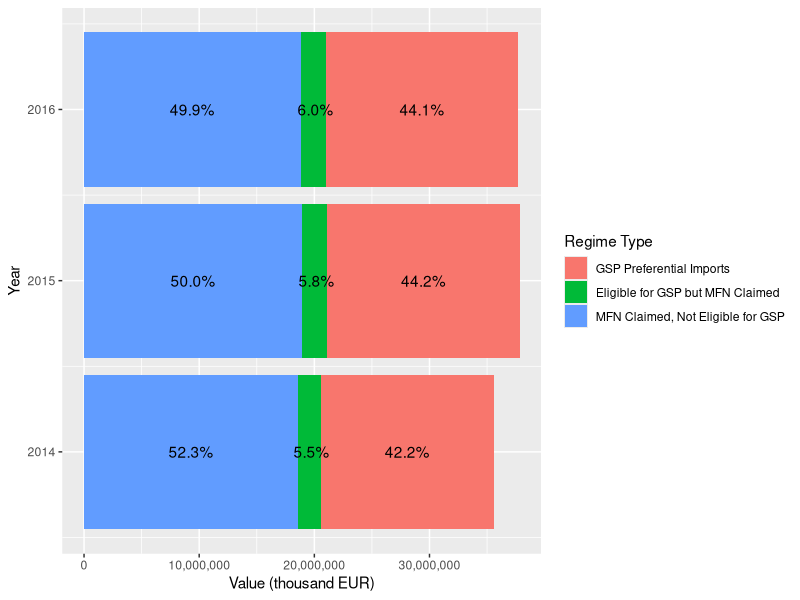
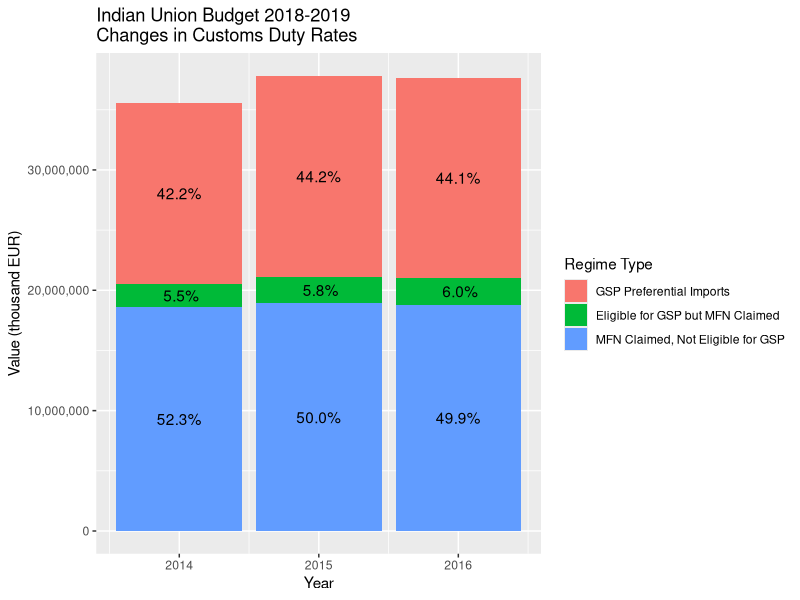
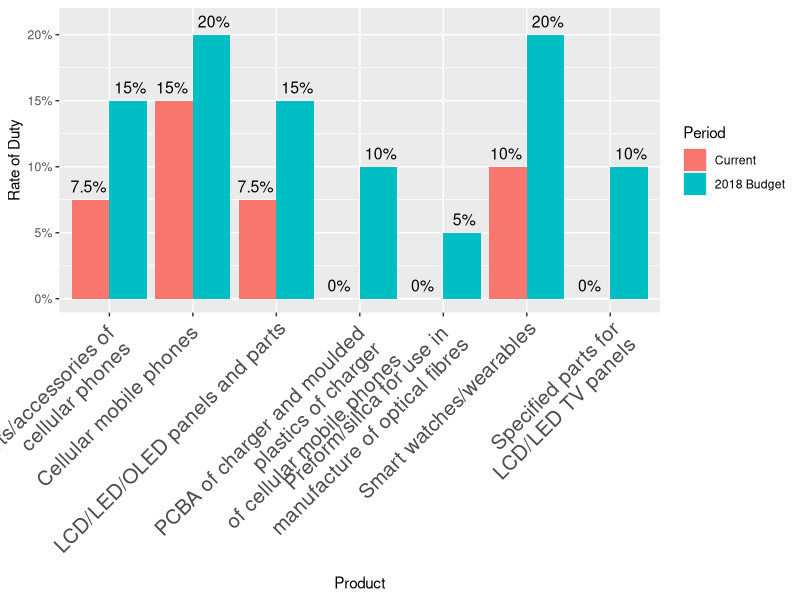

Source code (R) for these figures, in order:
# Stacked Bars

## For Trade Visuals##
library(ggplot2)
library(reshape2)
library(scales)

##### GSP Chart

# Values below are in thousand Euro 
df <- data.frame("Year" = c(2014, 2015, 2016),
                 "Total Imports"= c(35582745, 37822096, 37664155),
                 "GSP Eligible Imports"= c(16987636, 18910730, 18864567),
                 "GSP Preferential Imports"= c(15031426, 16698497, 16622456))
df$EligbutMGN <- eval(df$GSP.Eligible.Imports-df$GSP.Preferential.Imports)
df$MFNNotElig <- eval(df$Total.Imports-df$GSP.Eligible.Imports)
df$urate <- eval(df$GSP.Preferential.Imports/df$GSP.Eligible.Imports)

names(df)
# Melt dataframe for plotting
data.m <- melt(df[c(1,4:6)], id.vars='Year')
data.m$pct <- eval(data.m$value/df$Total.Imports)
data.m$urate <- c(.885, .883, .881, .885, .883, .881, .885, .883, .881)

# plot everything - Horizontal
ggplot(data.m, aes(Year, value)) + geom_col(aes(fill = variable)) + coord_flip() + scale_y_continuous(labels = comma) + labs(y = "Value (thousand EUR)") + scale_fill_discrete(name = "Regime Type", labels=c("GSP Preferential Imports", "Eligible for GSP but MFN Claimed", "MFN Claimed, Not Eligible for GSP")) + geom_text(aes(x = Year, y = value + .25, label = paste0(format(100*pct, digits = 2), '%'), group = variable), position = position_stack(vjust = .5))

# plot everything - Vertical
ggplot(data.m, aes(Year, value)) + geom_col(aes(fill = variable)) + scale_y_continuous(labels = comma) + labs(title = "Indian Union Budget 2018-2019\nChanges in Customs Duty Rates", y = "Value (thousand EUR)") + scale_fill_discrete(name = "Regime Type", labels=c("GSP Preferential Imports", "Eligible for GSP but MFN Claimed", "MFN Claimed, Not Eligible for GSP")) + geom_text(aes(x = Year, y = value + .25, label = paste0(format(100*pct, digits = 2), '%'), group = variable), position = position_stack(vjust = .5)) 



#### Tariff Change Dodge Bar Chart

df2 <- data.frame("Product"= c("Cellphones", "CellParts", "PCBAchar", "Smartwatch", "LCD panels", "Specpartspanels", "silicatelc"),
                  "Current" = c(.15, .075, 0.0, .10, .075, 0.0, 0.0),
                 "2018 Budget"= c(.20, .15, .10, .20, .15, .10, .05))
# Include note that some specified parts and LCD can get up to 10%

# Vertical bar position dodge with % listed in or on top 
df3 <- melt(df2[,c('Product','Current','X2018.Budget')],id.vars = 1)

ggplot(df3 ,aes(x = Product,y = value*100)) + geom_col(aes(fill = variable), position = "dodge") + geom_text(aes(x = Product,y = value *100 +1,label=paste(round(value * 100, 1), "%", sep=""), group=variable), position=position_dodge(width=1), size=4) + scale_fill_discrete(name = "Period", labels=c("Current", "2018 Budget")) + labs(y = "Rate of Duty", x = "Product") + scale_y_continuous(labels = function(x) paste0(x, "%")) + scale_x_discrete(breaks=c("Cellphones", "CellParts", "PCBAchar", "Smartwatch", "LCD panels", "Specpartspanels", "silicatelc"), labels=c("Cellular mobile phones ", "Parts/accessories of \ncellular phones ", "PCBA of charger and moulded \nplastics of charger \nof cellular mobile phones", "Smart watches/wearables", "LCD/LED/OLED panels and parts", "Specified parts for\n LCD/LED TV panels", "Preform/silica for use in \nmanufacture of optical fibres")) +theme(axis.text.x=element_text(angle=45,hjust=1,size=15)) 


